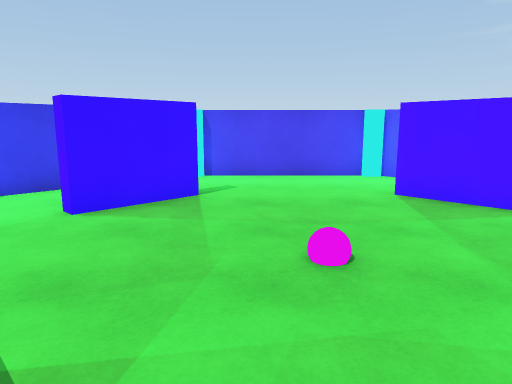
view 1 (above)

12 first-person views from a walk through a 3-D level made in the Unity game engine. The camera is 1.5 m above the floor, tilts 10° down and sees 70° across. The floor is counted in squares, 1 m on a side. Each view is taken from the middle of a square. On the plan, view 1 faces up. The plan holds only what a view shows up to about 16 squares ahead; the rest is blank. The place goes on beyond the plan. The player is left out.

view 2
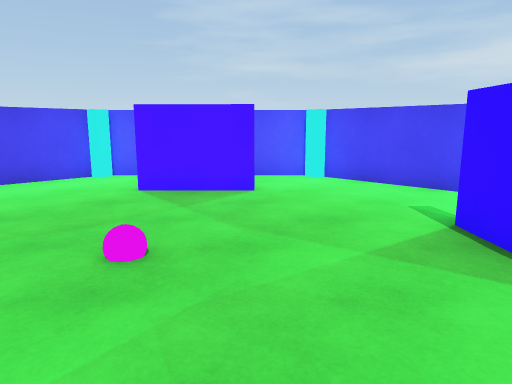

view 3
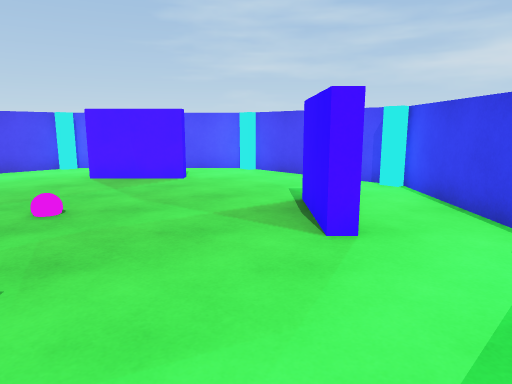

view 4
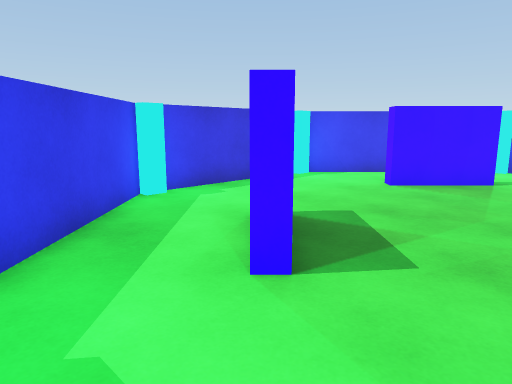

view 5
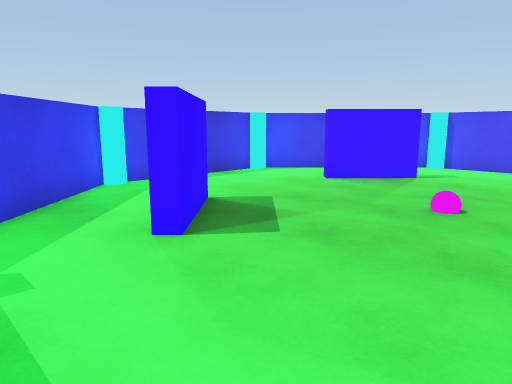

view 6
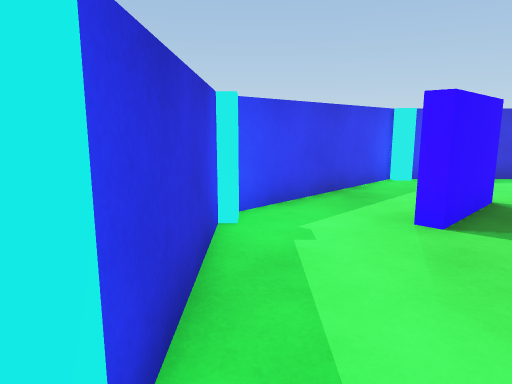

view 7
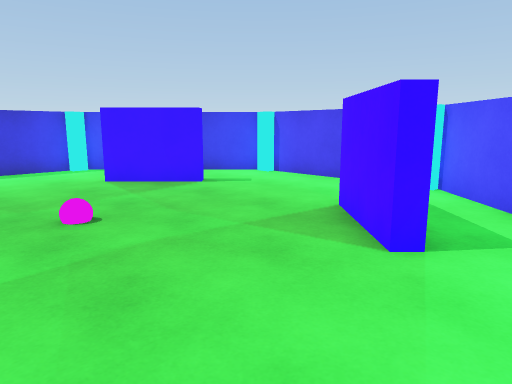

view 8
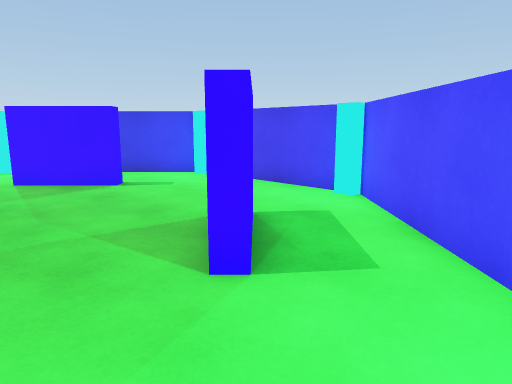

view 9
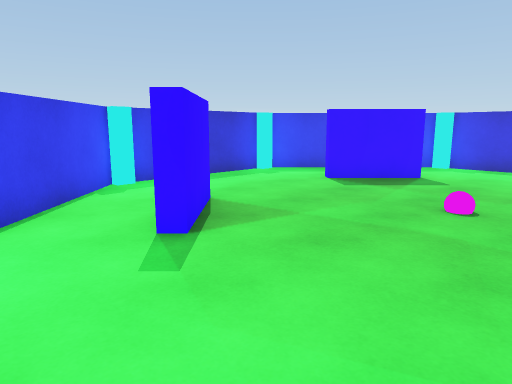

view 10
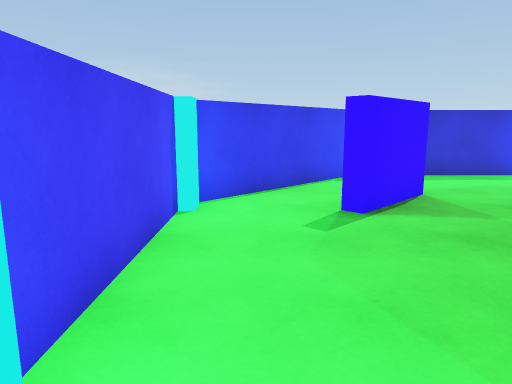

view 11
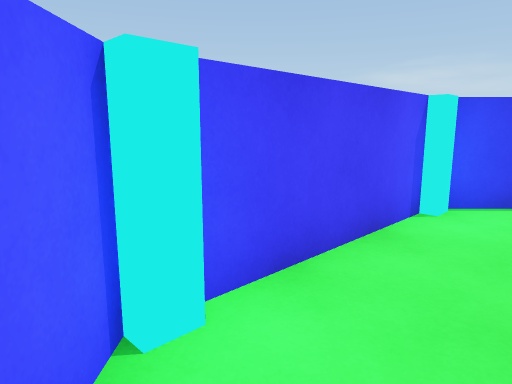

view 12
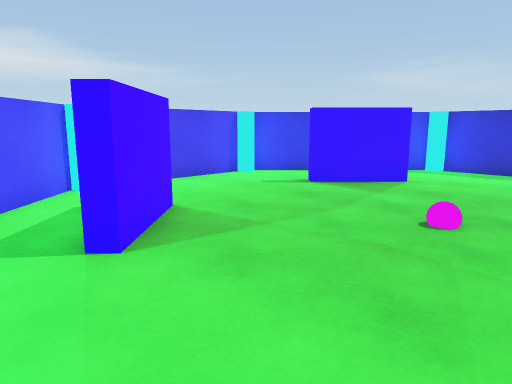

### Floor plan
Points are (right, up) in squares from view 1. A wall is a line through its corners. A room is listed if a view was taken in it or the views show most of it. See-through windows are left out.
Room 1 (views 1, 2, 3, 4, 5, 6, 7, 8, 9, 10, 11, 12)
walls: (-3.3, 1.8) (-1.3, -0.2) (-1.6, -0.6); (4.2, 7.7) (5.2, 6.8); (5.4, 6.5) (5.1, 6.2) (3.1, 8.2) (3.4, 8.5); (3.5, -0.5) (3.2, -0.2) (5.1, 1.7) (5.4, 1.4); (-1.6, 8.5) (-1.3, 8.1) (-3.2, 6.2) (-3.5, 6.5); (3.2, -3.3) (3.9, -3.3); (8.1, 1) (8.1, 1.5) (8.4, 1.5) (8.4, 6.4) (8.1, 6.4) (8.1, 7); (3.9, 11.2) (3.4, 11.2) (3.4, 11.5) (-1.6, 11.5) (-1.6, 11.2) (-2.2, 11.2); (-2.2, -3.3) (-1.6, -3.3); (-6.4, 7) (-6.4, 6.4); (8.4, 7) (3.9, 11.5); (-1.7, -3.6) (3.4, -3.6); (-6.7, 6.5) (-6.7, 1.5) (-6.4, 1.5) (-6.4, 0.9); (3.9, -3.6) (8.4, 1); (-2.2, 11.5) (-6.6, 7); (-6.8, 1) (-2.3, -3.5)
objects: ball (1, 4)

Positions as (right, up) in squares from view 1, and headings:
1: (0, 0), facing up
2: (-1, 0), facing up-right
3: (-1, -3), facing up-right
4: (1, -3), facing up-left
5: (3, -3), facing up-left
6: (4, -3), facing left
7: (7, 2), facing up-left
8: (8, 4), facing up-left
9: (8, 6), facing down-left
10: (7, 8), facing down
11: (6, 8), facing down-right
12: (-1, 10), facing down-right
